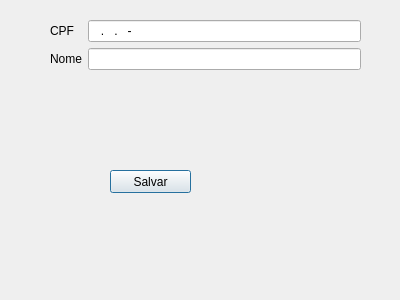
<?xml version="1.0" encoding="UTF-8"?>
<ui version="4.0">
 <class>CadCliente</class>
 <widget class="QDialog" name="CadCliente">
  <property name="geometry">
   <rect>
    <x>0</x>
    <y>0</y>
    <width>400</width>
    <height>300</height>
   </rect>
  </property>
  <property name="windowTitle">
   <string>Dialog</string>
  </property>
  <widget class="QWidget" name="formLayoutWidget">
   <property name="geometry">
    <rect>
     <x>50</x>
     <y>20</y>
     <width>311</width>
     <height>101</height>
    </rect>
   </property>
   <layout class="QFormLayout" name="formLayout">
    <item row="2" column="0">
     <widget class="QLabel" name="label">
      <property name="text">
       <string>Nome</string>
      </property>
     </widget>
    </item>
    <item row="2" column="1">
     <widget class="QLineEdit" name="lineEdit"/>
    </item>
    <item row="0" column="1">
     <widget class="QLineEdit" name="lineEdit_2">
      <property name="inputMask">
       <string>999.999.999-99</string>
      </property>
     </widget>
    </item>
    <item row="0" column="0">
     <widget class="QLabel" name="label_2">
      <property name="text">
       <string>CPF</string>
      </property>
     </widget>
    </item>
   </layout>
  </widget>
  <widget class="QPushButton" name="pushButton">
   <property name="geometry">
    <rect>
     <x>110</x>
     <y>170</y>
     <width>81</width>
     <height>23</height>
    </rect>
   </property>
   <property name="text">
    <string>Salvar</string>
   </property>
  </widget>
 </widget>
 <resources/>
 <connections/>
</ui>
